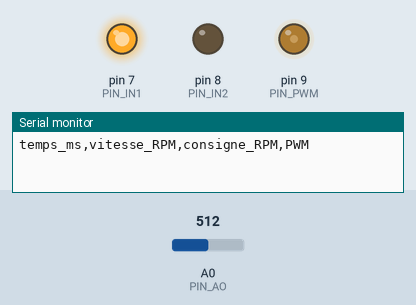
Simulated run of this sketch. Board: Arduino Uno, built with avr-gcc and run on an emulated ATmega328P. Shown: output pins drawn as LEDs (lit = HIGH), the last lines printed to the serial monitor. The test bench sets the inputs (shaded band); at power-on: A0 (PIN_AO) = 512.

Above: at 0.05 s.
At 8.85 s:
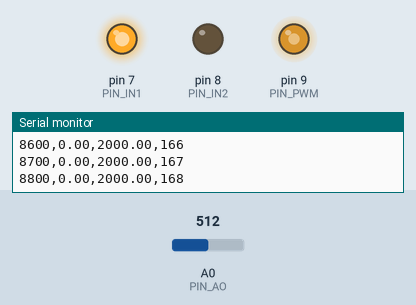
At 17.6 s:
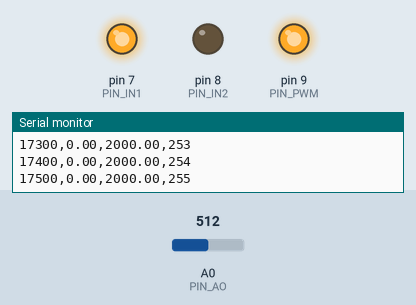
Timing chart, 0 to 19.1 s (numbered marks = the images above):
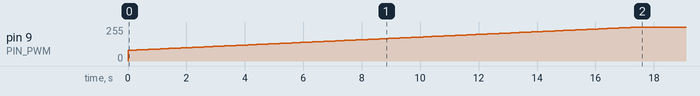

The sketch:

PID_MCC.ino
```cpp
// ====================================================
// PID_MCC.ino — Version douce
// Consigne : 2000 RPM
// ====================================================

#define PIN_PWM  9
#define PIN_IN1  7
#define PIN_IN2  8
#define PIN_AO   A0

// ---- Seuil calibré ----
const int SEUIL = 202;

// ---- Paramètres PID adoucis ----
float Kp = 0.05;   // très réduit
float Ki = 0.002;  // très réduit
float Kd = 0.001;  // très réduit

// ---- Consigne ----
float consigne_RPM = 2000.0;

// ---- Variables PID ----
float erreur      = 0;
float erreur_prev = 0;
float integrale   = 0;
float derivee     = 0;
float commande    = 80;  // PWM de départ non nul

// ---- Mesure vitesse ----
volatile int  compteur    = 0;
float         vitesse_RPM = 0;
bool          etat_prev   = false;

// ---- Temps ----
const float   Te        = 0.1;    // 100ms — plus lent
unsigned long temps_PID = 0;
unsigned long temps_RPM = 0;

void setup() {
  Serial.begin(9600);

  pinMode(PIN_IN1, OUTPUT);
  pinMode(PIN_IN2, OUTPUT);
  pinMode(PIN_PWM, OUTPUT);

  digitalWrite(PIN_IN1, HIGH);
  digitalWrite(PIN_IN2, LOW);

  // Démarrage doux — PWM initial
  analogWrite(PIN_PWM, 80);

  temps_PID = millis();
  temps_RPM = millis();

  Serial.println("temps_ms,vitesse_RPM,consigne_RPM,PWM");
}

void loop() {

  unsigned long maintenant = millis();

  // ---- Détection impulsion AO ----
  int  valAO = analogRead(PIN_AO);
  bool etat  = (valAO > SEUIL);

  if (etat && !etat_prev) {
    compteur++;
  }
  etat_prev = etat;

  // ---- Calcul vitesse toutes les 200ms ----
  if (maintenant - temps_RPM >= 200) {
    vitesse_RPM = (compteur / 2.0) * 300.0;
    compteur    = 0;
    temps_RPM   = maintenant;
  }

  // ---- PID toutes les 100ms ----
  if (maintenant - temps_PID >=
      (unsigned long)(Te * 1000)) {

    erreur    = consigne_RPM - vitesse_RPM;

    // Intégrale avec anti-windup
    integrale = integrale + erreur * Te;
    integrale = constrain(integrale, -2000, 2000);

    // Dérivée
    derivee   = (erreur - erreur_prev) / Te;

    // Commande PID — incrémentale
    float delta = Kp * erreur
                + Ki * integrale
                + Kd * derivee;

    // On incrémente doucement — max ±3 par cycle
    delta    = constrain(delta, -1, 1);
    commande = commande + delta;
    commande = constrain(commande, 0, 255);

    analogWrite(PIN_PWM, (int)commande);

    erreur_prev = erreur;
    temps_PID   = maintenant;

    // Envoi données PC
    Serial.print(maintenant);
    Serial.print(",");
    Serial.print(vitesse_RPM);
    Serial.print(",");
    Serial.print(consigne_RPM);
    Serial.print(",");
    Serial.println((int)commande);
  }
}
```

Measured:
- by itself, pin 9 (PIN_PWM): moves from 80/255 to 255/255 over 17.4 s
